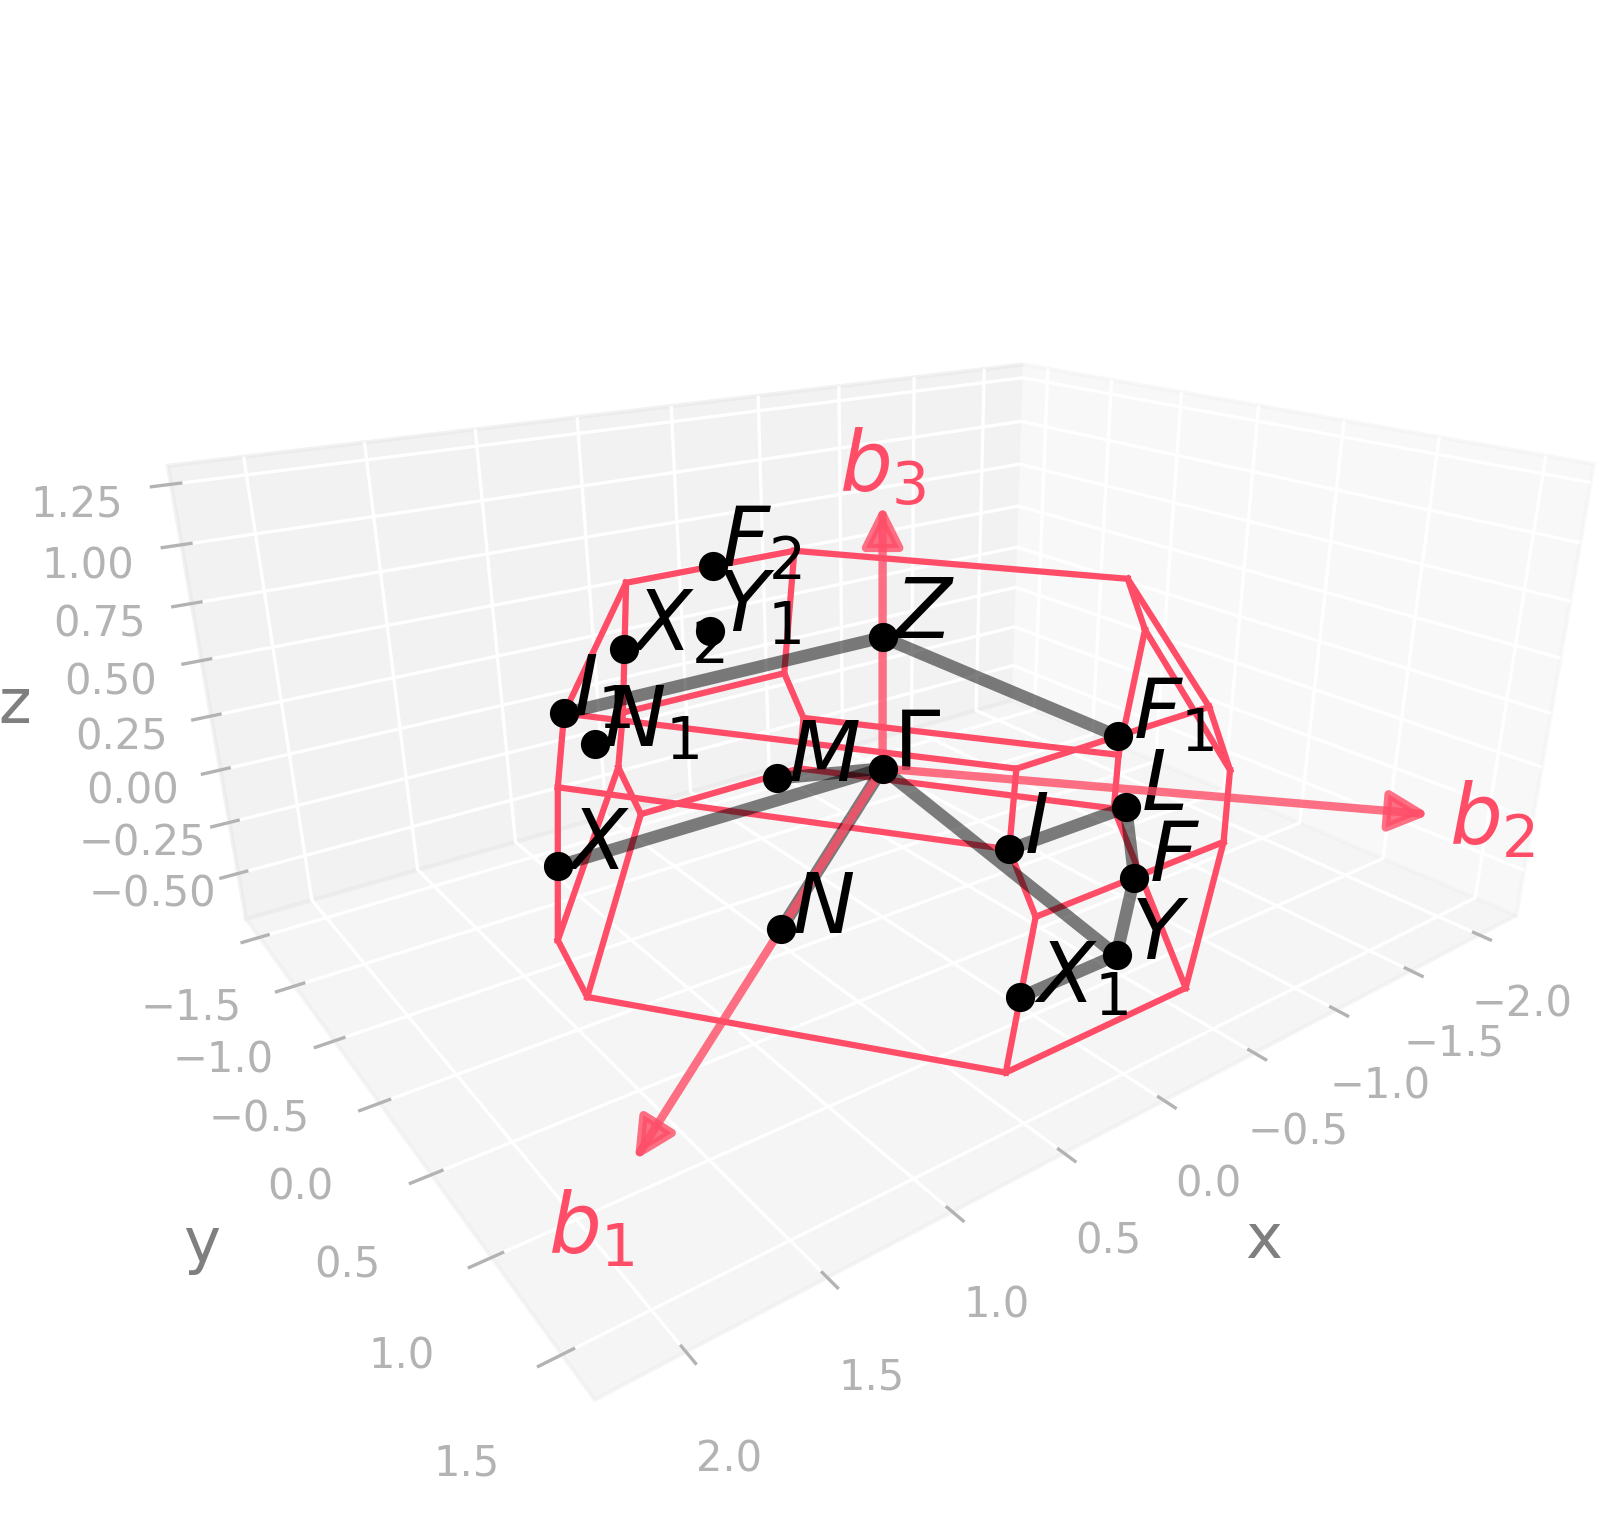

This figure's Python source:
import radtools as rad

l = rad.lattice_example(f"MCLC1")
l.plot("brillouin-kpath")
# Save an image:
l.savefig(
    "mclc1_brillouin.png",
    elev=21,
    azim=53,
    dpi=300,
   bbox_inches="tight",
)
# Interactive plot:
l.show(elev=21, azim=53)
